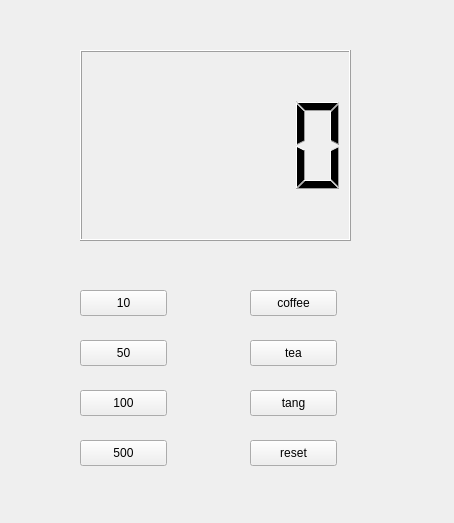
<?xml version="1.0" encoding="UTF-8"?>
<ui version="4.0">
 <class>Widget</class>
 <widget class="QWidget" name="Widget">
  <property name="geometry">
   <rect>
    <x>0</x>
    <y>0</y>
    <width>454</width>
    <height>523</height>
   </rect>
  </property>
  <property name="windowTitle">
   <string>Widget</string>
  </property>
  <widget class="QLCDNumber" name="lcdNumber">
   <property name="geometry">
    <rect>
     <x>80</x>
     <y>50</y>
     <width>271</width>
     <height>191</height>
    </rect>
   </property>
  </widget>
  <widget class="QPushButton" name="pbCoin10">
   <property name="geometry">
    <rect>
     <x>80</x>
     <y>290</y>
     <width>87</width>
     <height>26</height>
    </rect>
   </property>
   <property name="text">
    <string>10</string>
   </property>
  </widget>
  <widget class="QPushButton" name="pbCoin50">
   <property name="geometry">
    <rect>
     <x>80</x>
     <y>340</y>
     <width>87</width>
     <height>26</height>
    </rect>
   </property>
   <property name="text">
    <string>50</string>
   </property>
  </widget>
  <widget class="QPushButton" name="pbCoin100">
   <property name="geometry">
    <rect>
     <x>80</x>
     <y>390</y>
     <width>87</width>
     <height>26</height>
    </rect>
   </property>
   <property name="text">
    <string>100</string>
   </property>
  </widget>
  <widget class="QPushButton" name="pbCoin500">
   <property name="geometry">
    <rect>
     <x>80</x>
     <y>440</y>
     <width>87</width>
     <height>26</height>
    </rect>
   </property>
   <property name="text">
    <string>500</string>
   </property>
  </widget>
  <widget class="QPushButton" name="pbCoffee">
   <property name="geometry">
    <rect>
     <x>250</x>
     <y>290</y>
     <width>87</width>
     <height>26</height>
    </rect>
   </property>
   <property name="text">
    <string>coffee</string>
   </property>
  </widget>
  <widget class="QPushButton" name="pbTea">
   <property name="geometry">
    <rect>
     <x>250</x>
     <y>340</y>
     <width>87</width>
     <height>26</height>
    </rect>
   </property>
   <property name="text">
    <string>tea</string>
   </property>
  </widget>
  <widget class="QPushButton" name="pbTang">
   <property name="geometry">
    <rect>
     <x>250</x>
     <y>390</y>
     <width>87</width>
     <height>26</height>
    </rect>
   </property>
   <property name="text">
    <string>tang</string>
   </property>
  </widget>
  <widget class="QPushButton" name="pbReset">
   <property name="geometry">
    <rect>
     <x>250</x>
     <y>440</y>
     <width>87</width>
     <height>26</height>
    </rect>
   </property>
   <property name="text">
    <string>reset</string>
   </property>
  </widget>
 </widget>
 <resources/>
 <connections/>
</ui>
